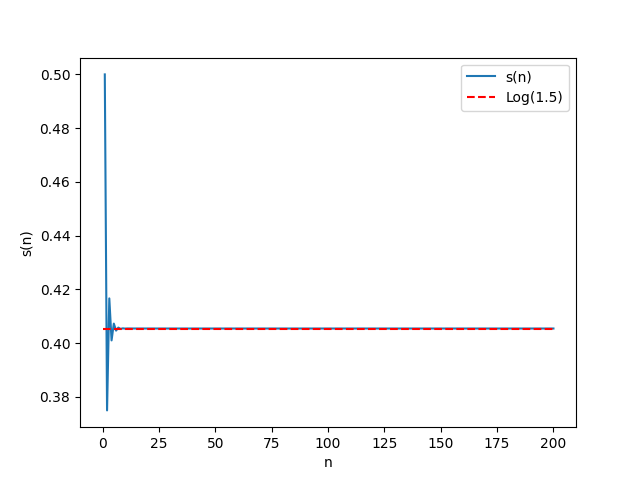

Generate this figure with Python:
import numpy as np
import time
import matplotlib.pyplot as plt
from numba import njit

def sum_cycle(x):
    sn = 0
    for i in range(1, x + 1):
        sn += ((-1)**(i + 1)) / (i * 2**i)
    return sn

def sum_vector(x):
    k = np.linspace(1, x, x)
    terms = ((-1)**(k + 1)) / (k * 2**k)
    return np.sum(terms)

@njit
def sum_numba_parallel(x):
    result = 0
    for i in range(1, x + 1):
        result += ((-1)**(i + 1)) / (i * np.exp2(i))
    return result

n = 1000

sttime1 = time.time()
result1 = sum_cycle(n)
edtime1 = time.time()
delta1 = edtime1 - sttime1

sttime2 = time.time()
result2 = sum_vector(n)
edtime2 = time.time()
delta2 = edtime2 - sttime2

sum_numba_parallel(10) # warm up

sttime3 = time.time()
result3 = sum_numba_parallel(n)
edtime3 = time.time()
delta3 = edtime3 - sttime3

print(delta1)
print(delta2)
print(delta3)
print(f'Vectorization time / Loop time for n = {n}: {delta2 / delta1}')
print(f'Numba time / Loop time for n = {n}: {delta3 / delta1}')

n_for_plot = np.arange(1, n + 1, 1)
snarray = [sum_vector(i) for i in n_for_plot]
plt.plot(n_for_plot, snarray, label='s(n)')
plt.hlines(np.log(1.5), xmin=0, xmax=n, linestyles='--', color='red', label='Log(1.5)')
plt.xlabel('n')
plt.ylabel('s(n)')
plt.legend()
plt.savefig('lab2ex1.png')